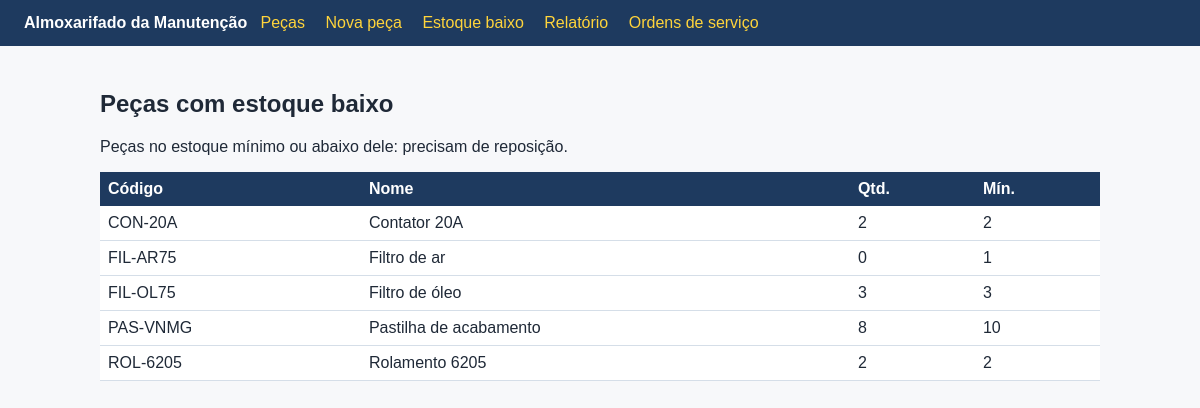
The page /estoque-baixo on the database its author committed.
### tables this page shows
CREATE TABLE pecas (
    id INTEGER PRIMARY KEY AUTOINCREMENT,
    codigo TEXT NOT NULL UNIQUE,
    nome TEXT NOT NULL,
    quantidade INTEGER NOT NULL CHECK (quantidade >= 0),
    minimo INTEGER NOT NULL CHECK (minimo >= 0),
    preco REAL NOT NULL CHECK (preco >= 0),
    localizacao TEXT NOT NULL
);

### app.py (the view)
    @app.route("/estoque-baixo")
    def estoque_baixo():
        pecas = conexao().execute(
            "SELECT * FROM pecas WHERE quantidade <= minimo ORDER BY nome"
        ).fetchall()
        return render_template("estoque_baixo.html", pecas=pecas)

### templates/estoque_baixo.html
{% extends "base.html" %}
{% block conteudo %}
<h2>Peças com estoque baixo</h2>
<p>Peças no estoque mínimo ou abaixo dele: precisam de reposição.</p>
<table>
  <tr><th>Código</th><th>Nome</th><th>Qtd.</th><th>Mín.</th></tr>
  {% for p in pecas %}<tr><td>{{ p.codigo }}</td><td>{{ p.nome }}</td><td>{{ p.quantidade }}</td><td>{{ p.minimo }}</td></tr>{% endfor %}
</table>
{% endblock %}

### templates/base.html (style rules this page uses)
body { font-family: Arial, sans-serif; margin: 0; background: #F7F8FA; color: #1F2937; }
table { border-collapse: collapse; width: 100%; background: #fff; }
th { background: #1E3A5F; color: #fff; text-align: left; padding: 8px; }
td { border-bottom: 1px solid #D5DEE8; padding: 8px; }

### rows shown on the page
pecas: codigo "CON-20A", nome "Contator 20A", quantidade "2", minimo "2"
pecas: codigo "FIL-AR75", nome "Filtro de ar", quantidade "0", minimo "1"
pecas: codigo "FIL-OL75", nome "Filtro de óleo", quantidade "3", minimo "3"
pecas: codigo "PAS-VNMG", nome "Pastilha de acabamento", quantidade "8", minimo "10"
pecas: codigo "ROL-6205", nome "Rolamento 6205", quantidade "2", minimo "2"
